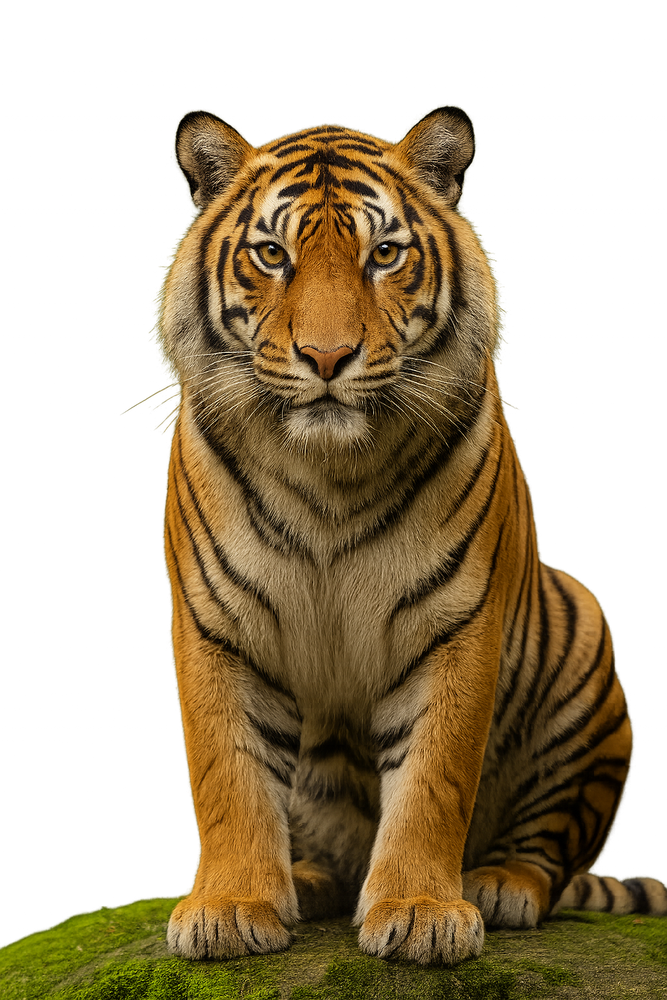
#> input picture images/img1.png, 667 x 1000 px, shrunk from 1024 x 1536 before the run; its folder holds 4 pictures in this run
$ python main.py
#> lines starting #> are read from the running program, lines starting #| are printed output that depends on the picture
from PIL import Image
import os

pasta = 'images'

lista_arquivos = os.listdir(pasta)

for nome_arquivo in lista_arquivos:
    imagem = Image.open(os.path.join(pasta, nome_arquivo))
#> imagem is the input picture: PIL image 667x1000 RGBA; mean R, G, B, A 59.7, 45.6, 20.6, 134.1

    imagem = imagem.convert('P', palette=Image.ADAPTIVE)
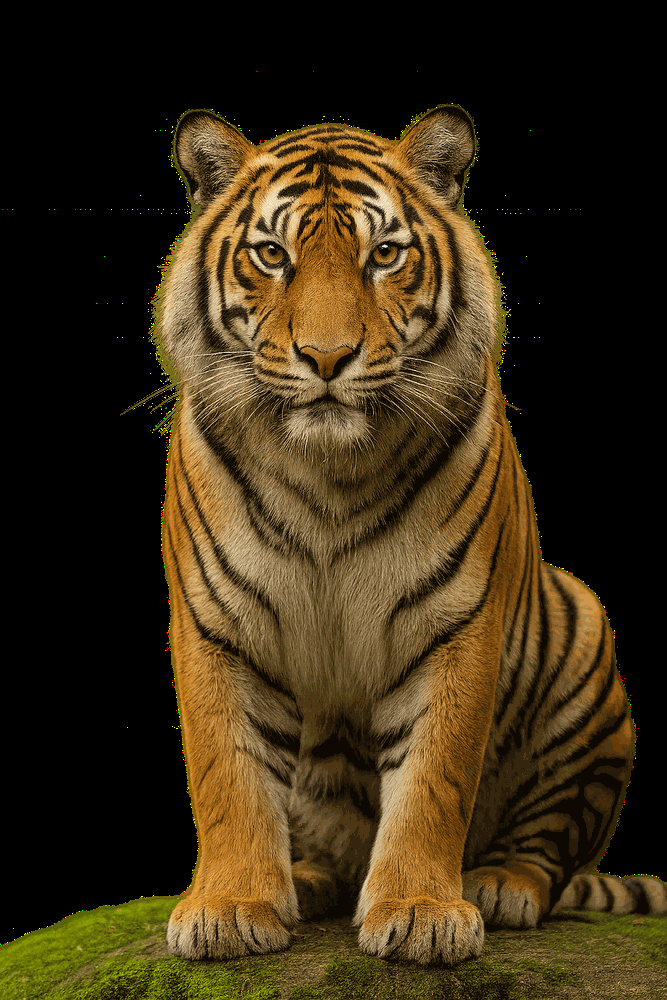
#> imagem: PIL image 667x1000 P; mean R, G, B 59.4, 45.3, 20.4

    novo_nome = os.path.join(pasta, f'reduzido_ {nome_arquivo}')
    imagem.save(novo_nome, optimize= True)
